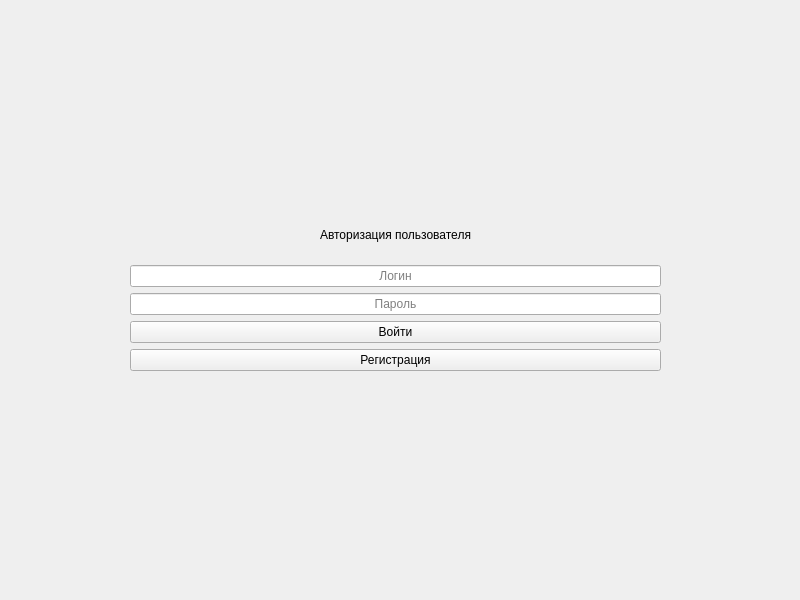
<?xml version="1.0" encoding="UTF-8"?>
<ui version="4.0">
 <class>auth_window</class>
 <widget class="QWidget" name="auth_window">
  <property name="geometry">
   <rect>
    <x>0</x>
    <y>0</y>
    <width>800</width>
    <height>600</height>
   </rect>
  </property>
  <property name="windowTitle">
   <string>Form</string>
  </property>
  <widget class="QWidget" name="gridLayoutWidget">
   <property name="geometry">
    <rect>
     <x>130</x>
     <y>210</y>
     <width>531</width>
     <height>161</height>
    </rect>
   </property>
   <layout class="QGridLayout" name="gridLayout">
    <property name="sizeConstraint">
     <enum>QLayout::SetDefaultConstraint</enum>
    </property>
    <item row="4" column="1">
     <widget class="QPushButton" name="loginBtn">
      <property name="text">
       <string>Войти</string>
      </property>
     </widget>
    </item>
    <item row="3" column="1">
     <widget class="QLineEdit" name="passLe">
      <property name="alignment">
       <set>Qt::AlignCenter</set>
      </property>
      <property name="placeholderText">
       <string>Пароль</string>
      </property>
     </widget>
    </item>
    <item row="5" column="1">
     <widget class="QPushButton" name="registerBtn">
      <property name="text">
       <string>Регистрация</string>
      </property>
     </widget>
    </item>
    <item row="2" column="1">
     <widget class="QLineEdit" name="loginLe">
      <property name="alignment">
       <set>Qt::AlignCenter</set>
      </property>
      <property name="placeholderText">
       <string>Логин</string>
      </property>
     </widget>
    </item>
    <item row="0" column="1" rowspan="2">
     <widget class="QLabel" name="authLb">
      <property name="frameShape">
       <enum>QFrame::NoFrame</enum>
      </property>
      <property name="frameShadow">
       <enum>QFrame::Plain</enum>
      </property>
      <property name="text">
       <string>Авторизация пользователя</string>
      </property>
      <property name="textFormat">
       <enum>Qt::AutoText</enum>
      </property>
      <property name="alignment">
       <set>Qt::AlignCenter</set>
      </property>
      <property name="margin">
       <number>0</number>
      </property>
     </widget>
    </item>
   </layout>
  </widget>
 </widget>
 <resources/>
 <connections/>
</ui>
